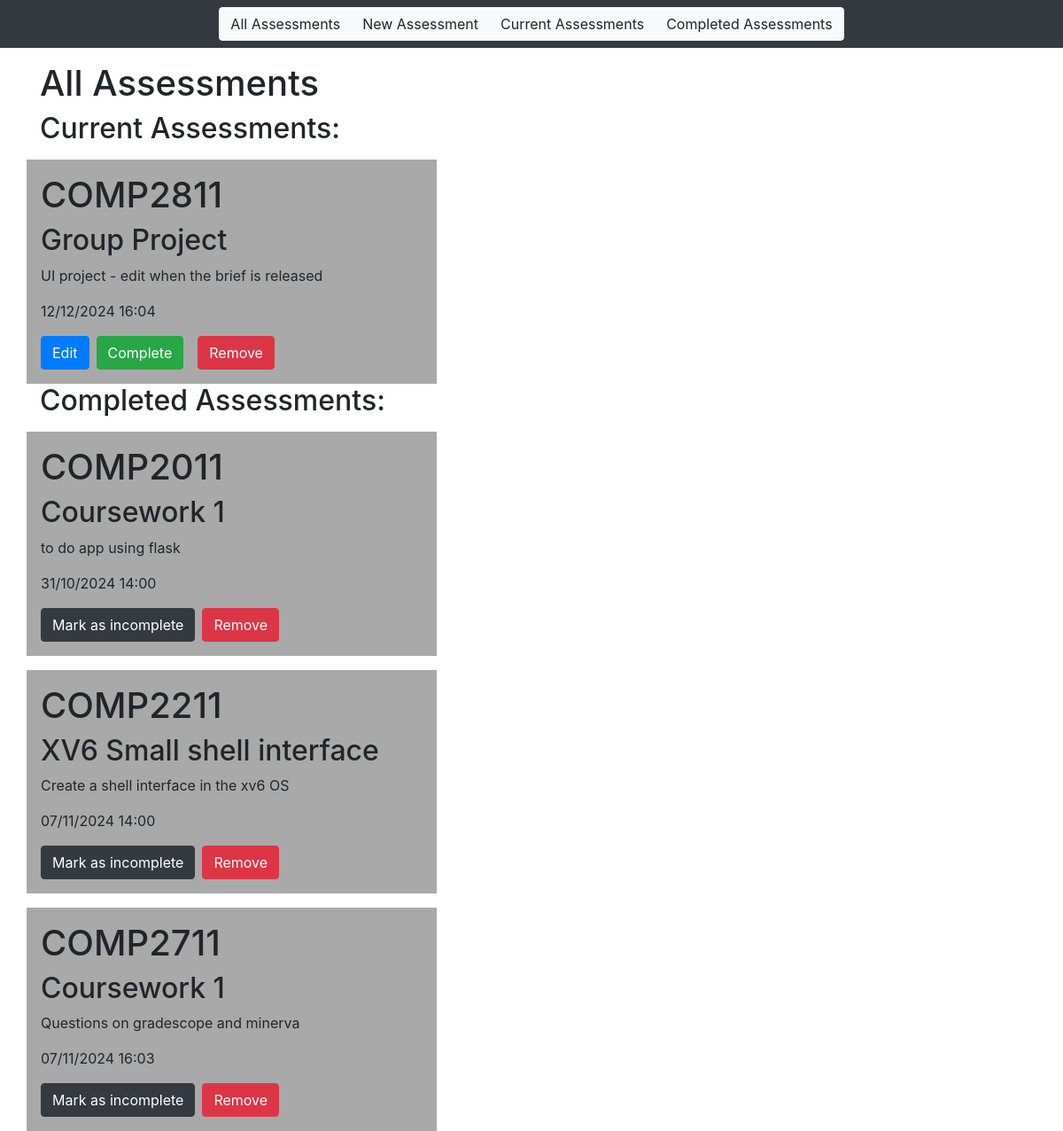
Screenshot of /homepage with the database file from the repository.
### app/models.py (models this page shows)
class Assessment(db.Model):
    id = db.Column(db.Integer, primary_key=True)
    moduleCode = db.Column(db.String(9), index=True)
    title = db.Column(db.String(50))
    description = db.Column(db.String(500))
    dateTime = db.Column(db.DateTime)
    completion = db.Column(db.Boolean, default=False)

### app/views.py (the view)
@app.route("/")
@app.route("/homepage")
def homepage():
    currentAssessments = Assessment.query.filter_by(completion=False).all()
    completedAssessments = Assessment.query.filter_by(completion=True).all()
    return render_template("homepage.html", current_assessments=currentAssessments, completed_assessments=completedAssessments)

### app/templates/homepage.html
{% extends "navbar.html" %}
{% block content %}
<h1>All Assessments</h1>
<h2>Current Assessments:</h2>
{% for assessment in current_assessments %}
    <div class="row col col-lg-5 justify-content-md-center d-flex flex-column p-3 mt-3" style="background-color: darkgrey;">
        <h1>{{ assessment.moduleCode }}</h1>
        <h2>{{ assessment.title }}</h2>
        <p>{{ assessment.description }}</p>
        <p>{{ assessment.dateTime.strftime('%d/%m/%Y %H:%M') }}</p>
        <div class="mt-auto d-flex">
            <form action="{{ url_for('editAssessment', id=assessment.id, next=request.endpoint) }}" method="post" style="display: inline;">
                <button type="submit" class="btn btn-primary mr-2">Edit</button>
            </form>
            <form action="{{ url_for('completeAssessment', id=assessment.id, next=request.endpoint) }}" method="post" style="display: inline;">
                <button type="submit" class="btn btn-success mr-3">Complete</button>
            </form>
            <form action="{{ url_for('removeAssessment', id=assessment.id, next=request.endpoint) }}" method="post" style="display: inline;">
                <button type="submit" class="btn btn-danger">Remove</button>
            </form>
        </div>
    </div>
{% else %}
    <p>No current assessments.</p>
{% endfor %}
<h2>Completed Assessments:</h2>
{% for assessment in completed_assessments %}
    <div class="row col col-lg-5 justify-content-md-center d-flex flex-column p-3 mt-3" style="background-color: darkgrey;">
        <h1>{{ assessment.moduleCode }}</h1>
        <h2>{{ assessment.title }}</h2>
        <p>{{ assessment.description }}</p>
        <p>{{ assessment.dateTime.strftime('%d/%m/%Y %H:%M') }}</p>
        <div class="mt-auto d-flex">
            <form action="{{ url_for('incompleteAssessment', id=assessment.id, next=request.endpoint) }}" method="post" style="display: inline;">
                <button class="btn btn-dark mr-2">Mark as incomplete</button>
            </form>
            <form action="{{ url_for('removeAssessment', id=assessment.id, next=request.endpoint) }}" method="post" style="display: inline;">
                <button type="submit" class="btn btn-danger">Remove</button>
            </form>
        </div>
    </div>
{% else %}
    <p>No completed assessments.</p>
{% endfor %}
{% endblock %}

### app/templates/navbar.html (shortened to what this page needs)
<!DOCTYPE html>
<html>
<head>
    <link rel="stylesheet" href="https://stackpath.bootstrapcdn.com/bootstrap/4.2.1/css/bootstrap.min.css"
>
</head>
<body>
    <nav class="navbar sticky-top navbar-light bg-dark">
        <div class="container d-flex justify-content-center">
            <div class="btn-group" role="group" aria-label="Assessment navigation">
                <a class="btn btn-light" href="{{ url_for('homepage') }}">All Assessments</a>
                <a class="btn btn-light" href="{{ url_for('newAssessment') }}">New Assessment</a>
                <a class="btn btn-light" href="{{ url_for('currentAssessments') }}">Current Assessments</a>
                <a class="btn btn-light" href="{{ url_for('completedAssessments') }}">Completed Assessments</a>
            </div>
        </div>
    </nav>
    <div class="container mt-3">
        {% block content %}{% endblock %}
    </div>
</body>
</html>

### rows the page displays
Assessment: moduleCode "COMP2811", title "Group Project", description "UI project - edit when the brief is released", dateTime "12/12/2024 16:04"
Assessment: moduleCode "COMP2011", title "Coursework 1", description "to do app using flask", dateTime "31/10/2024 14:00"
Assessment: moduleCode "COMP2211", title "XV6 Small shell interface", description "Create a shell interface in the xv6 OS", dateTime "07/11/2024 14:00"
Assessment: moduleCode "COMP2711", title "Coursework 1", description "Questions on gradescope and minerva", dateTime "07/11/2024 16:03"
